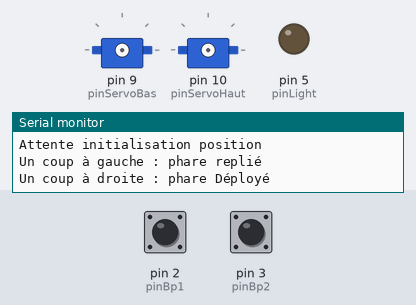
Bench run of a sketch on a simulated Arduino Uno, built with avr-gcc and run on an emulated ATmega328P. Parts: 2 × servo, output pins drawn as LEDs (lit = HIGH), the last lines printed to the serial monitor. Inputs (shaded band) come from the test bench; at power-on: pin 2 (pinBp1) HIGH, pin 3 (pinBp2) HIGH. Pins used as bus, display or sensor lines are not drawn.

Above: at 0.8 s.
0.9 s: pin 2 (pinBp1) pulled LOW for 3.2 s
At 1.5 s:
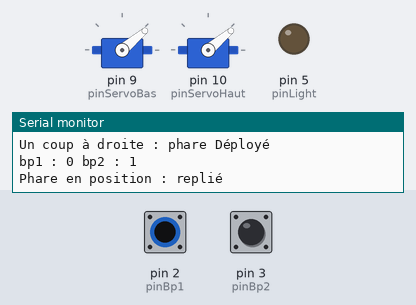
At 3.95 s:
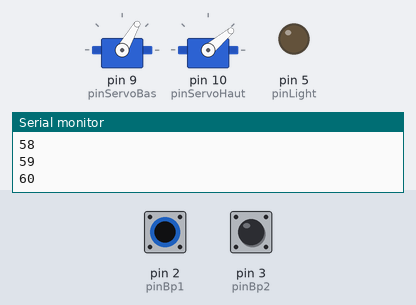
Timing chart, 0 to 23.6 s (numbered marks = the images above; inputs shaded):
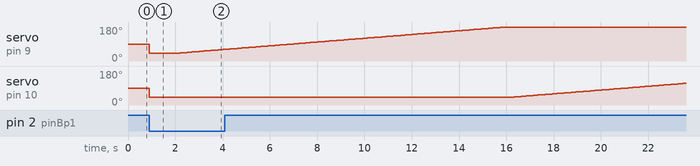

Measured:
- after the input at 0.9 s, servo on pin 9 (pinServoBas): 90° → 40° at once, → 41° 1.1 s later, → 42° 0.10 s later, → 43° 0.10 s later, … (141 changes in this stretch); servo on pin 10 (pinServoHaut): 90° → 40° at once, → 41° 15.2 s later, → 42° 0.10 s later, → 43° 0.10 s later, … (76 changes in this stretch)

The sketch:

Phare_v2.ino
```cpp
/*
  Ce programme permet de déployer ou replier le phare et commander l'affichage.

  A la mise sous tension, il faut appuyer sur la porte de détection (a gauche : phare replié, à droite phare déployé.
  Pour indiquer au programme quelle est la situation de départ et éviter des mouvements brusques des servos.

  Au bout de 1 seconde, le programme attend qu'un contact (gauche ou droit) déclenche le mouvement du phare vers l'autre position.
  Lorsque le phare est en haut, il commande l'amllumage du feu.
  C'est une carte ATtiny qui commande la rampe de led APA102 à sa mise sous tension.

  Pour changer le phare de position, il faut couper l'alimentation puis la remettre, et recommencer le processus
  (initialisation, puis déclenchement).

  Laurent  Coutelier
  15/02/2020

*/

#include <Servo.h>

#define SerialSpeed 115200       // vitesse communication bus série
#define pinBp1 2                 // Pin bouton gauche
#define pinBp2 3                 // Pin bouton droit
#define pinPower 4               // Pin Puissance servo
#define pinLight 5               // pin Leds Phare (ATtiny85)
#define pinServoBas 9            // pin servo bas
#define pinServoHaut 10          // pin servo haut
#define pauseMouvt 100           // vitesse du mouvement

Servo servo1, servo2;  // create servo object to control a servo

int  bp1, bp2, posPhare, posCible, sensMouv;

//####################################################################################################
void setup() {
  Serial.begin(SerialSpeed);
  pinMode(pinBp1, INPUT_PULLUP);
  pinMode(pinBp2, INPUT_PULLUP);
  pinMode(pinPower, OUTPUT);
  pinMode(pinLight, OUTPUT);
  digitalWrite(pinPower, LOW);
  digitalWrite(pinLight, LOW);

  // Attente de la définition de la position initiale du phare
  Serial.println("Attente initialisation position");
  Serial.println("Un coup à gauche : phare replié");
  Serial.println("Un coup à droite : phare Déployé");
  bp1 = digitalRead(pinBp1);
  bp2 = digitalRead(pinBp2);
  while (bp1 == 1 & bp2 == 1) {
    bp1 = digitalRead(pinBp1); //(a gauche pour en phare replié)
    bp2 = digitalRead(pinBp2);//(a gauche pour en phare déployé)
  }

  //reprise de la position de référence actuelle
  Serial.print("bp1 : "); Serial.print(bp1);
  Serial.print(" bp2 : "); Serial.print(bp2); Serial.println(" ");
  Serial.print("Phare en position : ");
  servo1.attach(pinServoBas);  // attaches the servo on pin 9 to the servo object
  servo2.attach(pinServoHaut);  // attaches the servo on pin 9 to the servo object
  if (bp1 == 0 & bp2 == 1) {
    posPhare = 40;
    posCible = 40;
    servo1.write(posCible);            // sets the servo position according to the scaled value
    servo2.write(posCible);            // sets the servo position according to the scaled value

    Serial.print("replié");
  }
  if (bp1 == 1 & bp2 == 0) {
    posPhare = 180;
    posCible = 180;
    servo1.write(posCible);            // sets the servo position according to the scaled value
    servo2.write(posCible);            // sets the servo position according to the scaled value
    Serial.println("Déployé");
    Serial.println("Allumage du feu");
    digitalWrite(pinLight, HIGH);
  }
  digitalWrite(pinPower, HIGH);               // mise en puissance des servo
  Serial.println();

  delay(1000);                             // attente de stabilisation et relache du bouton d'initialisation
  digitalWrite(pinPower, LOW);             // servo à l'arrêt
  Serial.println("Attente contact robot");
  Serial.println("=====================");


  // attente du déclenchement
  bp1 = digitalRead(pinBp1);
  bp2 = digitalRead(pinBp2);
  while (bp1 == 1 & bp2 == 1) {
    bp1 = digitalRead(pinBp1); //(a gauche pour en phare replié)
    bp2 = digitalRead(pinBp2); //(a gauche pour en phare déployé)
  }

  // Mise en mouvement du phare
  if (posPhare == 40) {
    posCible = 180;
    sensMouv = 1;
    Serial.println("Montée du phare");
  }
  else {
    posCible = 40;
    Serial.println("Descente du phare");
     Serial.println("Exctinction du feu");
    digitalWrite(pinLight, LOW);
    sensMouv = -1;
  }

  Serial.print("posPhare=");     Serial.print(posPhare);       Serial.print(" posCible=");     Serial.println(posCible);

digitalWrite(pinPower, HIGH);               // mise en puissance des servo

  //Montée du phare
  if (sensMouv == 1) {
      Serial.println("Montée tronçon 1");
    for (int i = posPhare; i <= posCible; i = i + sensMouv) {
      servo1.write(i);                  // sets the servo position according to the scaled value
      Serial.println(i);
      delay(pauseMouvt);
    }
      Serial.println("Montée tronçon 2");
for (int i = posPhare; i <= posCible; i = i + sensMouv) {
      servo2.write(i);          // sets the servo position according to the scaled value
      Serial.println(i);
      delay(pauseMouvt);
      posPhare = i;
    }

    Serial.println("Phare Déployé");
    Serial.println("Allumage du feu");
    digitalWrite(pinLight, HIGH);
  } else {
    Serial.println("Descente tronçon 2");
    for (int i = posPhare; i >= posCible; i = i + sensMouv) {
      servo2.write(i);          // sets the servo position according to the scaled value
      Serial.println(i);
      delay(pauseMouvt);
    }
      Serial.println("Descente tronçon 1");
    for (int i = posPhare; i >= posCible; i = i + sensMouv) {
      servo1.write(i);                  // sets the servo position according to the scaled value
      Serial.println(i);
      delay(pauseMouvt);
      posPhare = i;
    }

    Serial.println("Phare replié");
  }
  digitalWrite(pinPower, LOW);             // servo à l'arrêt
  Serial.print("Position du phare = ");
  Serial.println(posPhare);
    Serial.println("=====================");
  Serial.println("Pour changer la position du phare, couper et remettre l'énergie (ARU)");
  Serial.println("refaire la même procédure, le phare changera de position");
}


//####################################################################################################
void loop() {}
```
